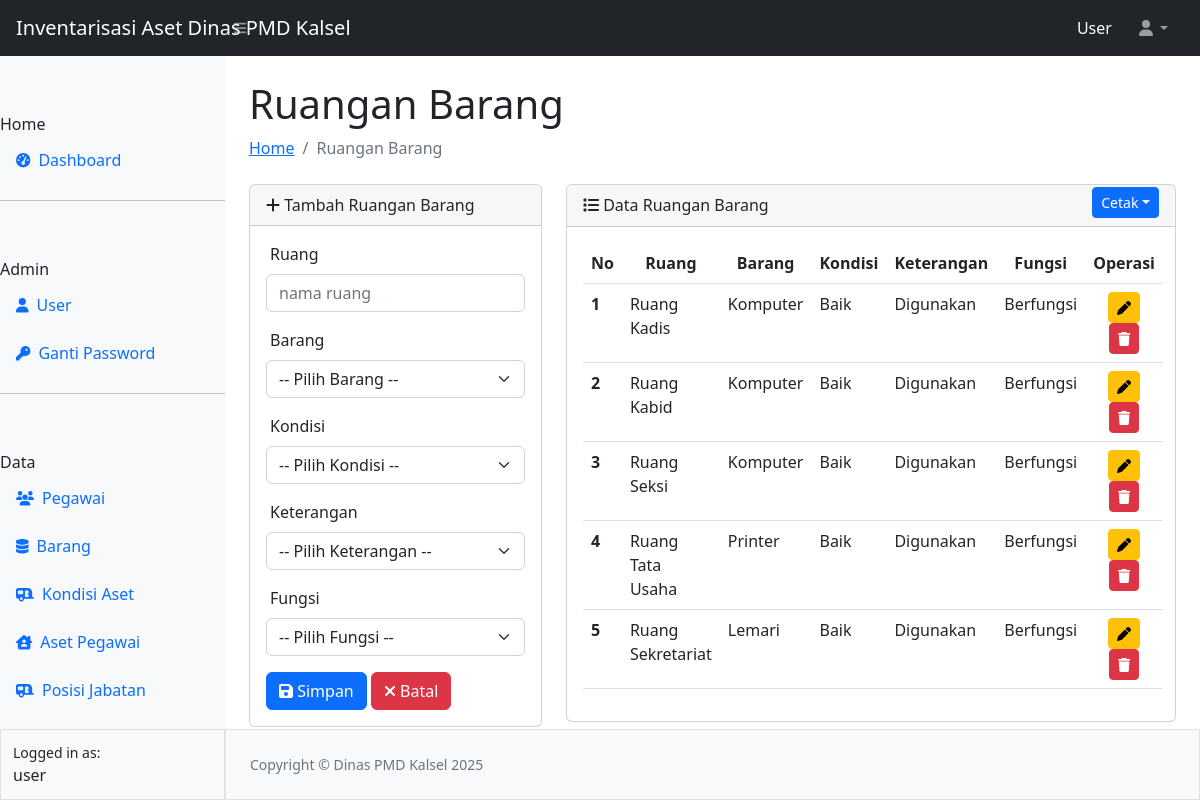
Page /ruang/ruang.php (signed in) on the committed database.
### tables this page shows
CREATE TABLE `tbl_ruang` (
  `id` int(11) NOT NULL,
  `ruang` varchar(100) NOT NULL,
  `barang` varchar(50) NOT NULL,
  `kondisi` varchar(50) NOT NULL,
  `keterangan` varchar(50) NOT NULL,
  `fungsi` varchar(50) NOT NULL
);

### ruang/ruang.php (the view, shortened to what this page needs)
<?php
require_once "../config.php";
require_once "../template/header.php";
require_once "../template/navbar.php";
require_once "../template/sidebar.php";
?>
<div id="layoutSidenav_content">
                <main>
                    <div class="container-fluid px-4">
                        <h1 class="mt-4">Ruangan Barang</h1>
                        <ol class="breadcrumb mb-4">
                            <li class="breadcrumb-item"><a href="../index.php">Home</a></li>
                            <li class="breadcrumb-item active">Ruangan Barang</li>
                        </ol>
                        <div class="row">
                          <div class="col-4">
                          <div class="card">
                    <div class="card-header">
                    <i class="fa-solid fa-plus"></i> Tambah Ruangan Barang
                    </div>
                    <div class="card-body">
                      <form action="prosesruang.php" method="POST">
                      <div class="mb-3">
                        <label for="ruang" class="form-label ps-1">Ruang</label>
                        <input type="text" class="form-control" id="" name="ruang" placeholder="nama ruang" required>
                      </div>
                      <div class="mb-3">
                        <label for="barang" class="form-label ps-1">Barang</label>
                        <select name="barang" id="barang" class="form-select" required>
                          <option value="" selected>-- Pilih Barang --</option>
                        </select>
                      </div>
                      <div class="mb-3">
                        <label for="kondisi" class="form-label ps-1">Kondisi</label>
                        <select name="kondisi" id="kondisi" class="form-select" required>
                          <option value="" selected>-- Pilih Kondisi --</option>
                        </select>
                      </div>
                      <div class="mb-3">
                        <label for="keterangan" class="form-label ps-1">Keterangan</label>
                        <select name="keterangan" id="keterangan" class="form-select" required>
                          <option value="" selected>-- Pilih Keterangan --</option>
                        </select>
                      </div>
                      <div class="mb-3">
                        <label for="fungsi" class="form-label ps-1">Fungsi</label>
                        <select name="fungsi" id="fungsi" class="form-select" required>
                          <option value="" selected>-- Pilih Fungsi --</option>
                        </select>
                      </div>
                      <button type="submit" class="btn btn-primary" name="simpan"><i class="fa-solid fa-floppy-disk"></i> Simpan</button>
                      <button type="reset" class="btn btn-danger" name="reset"><i class="fa-solid fa-xmark"></i> Batal</button>
                      </form>
                    </div>
                    </div>
                          </div>
                          <div class="col-8">
                            <div class="card">
                            <div class="card-header">
                            <i class="fa-solid fa-list"></i> Data Ruangan Barang
                            <div class="dropdown" style="margin-top: -30px;">
                              <button class="btn btn-sm btn-primary dropdown-toggle float-end" type="button" data-bs-toggle="dropdown">Cetak</button>
                            </div>
                            </div>
                            <div class="card-body">
                            <table class="table table-hover" id="datatablesSimple">
  <thead>
    <tr>
      <th scope="col">No</th>
      <th scope="col"><center>Ruang</center></th>
      <th scope="col"><center>Barang</center></th>
      <th scope="col"><center>Kondisi</center></th>
      <th scope="col"><center>Keterangan</center></th>
      <th scope="col"><center>Fungsi</center></th>
      <th scope="col"><center>Operasi</center></th>
    </tr>
  </thead>
  <tbody>
    <?php
    $no = 1;
    $queryRuang = mysqli_query($koneksi, "SELECT * FROM tbl_ruang");
    while ($data = mysqli_fetch_array($queryRuang)) { ?>
    <tr>
      <th scope="row"><?= $no++ ?></th>
      <td><?= $data['ruang'] ?></td>
      <td><?= $data['barang'] ?></td>
      <td><?= $data['kondisi'] ?></td>
      <td><?= $data['keterangan'] ?></td>
      <td><?= $data['fungsi'] ?></td>
      <td align="center">
        <a href="editruang.php?id=<?= $data['id'] ?>" class="btn btn-sm btn-warning" title="update ruang"><i class="fa-solid fa-pen"></i></a>
        <button type="button" data-id="<?= $data['id'] ?>" id="btnHapus" class="btn btn-sm btn-danger" title="hapus ruang"><i class="fa-solid fa-trash"></i></button>
      </td>
    </tr>
    <?php } ?>
  </tbody>
</table>
                            </div>
                            </div>
                          </div>
                        </div>
                    </div>
                </main>
<?php
require_once "../template/footer.php";
?>

### rows in the picture
tbl_ruang: ruang "Ruang Kadis", barang "Komputer", kondisi "Baik", keterangan "Digunakan", fungsi "Berfungsi"
tbl_ruang: ruang "Ruang Kabid", barang "Komputer", kondisi "Baik", keterangan "Digunakan", fungsi "Berfungsi"
tbl_ruang: ruang "Ruang Seksi", barang "Komputer", kondisi "Baik", keterangan "Digunakan", fungsi "Berfungsi"
tbl_ruang: ruang "Ruang Tata Usaha", barang "Printer", kondisi "Baik", keterangan "Digunakan", fungsi "Berfungsi"
tbl_ruang: ruang "Ruang Sekretariat", barang "Lemari", kondisi "Baik", keterangan "Digunakan", fungsi "Berfungsi"

### other values in the picture
$_SESSION["ssUser"] "User"
$_SESSION["ssUser"] "user"
